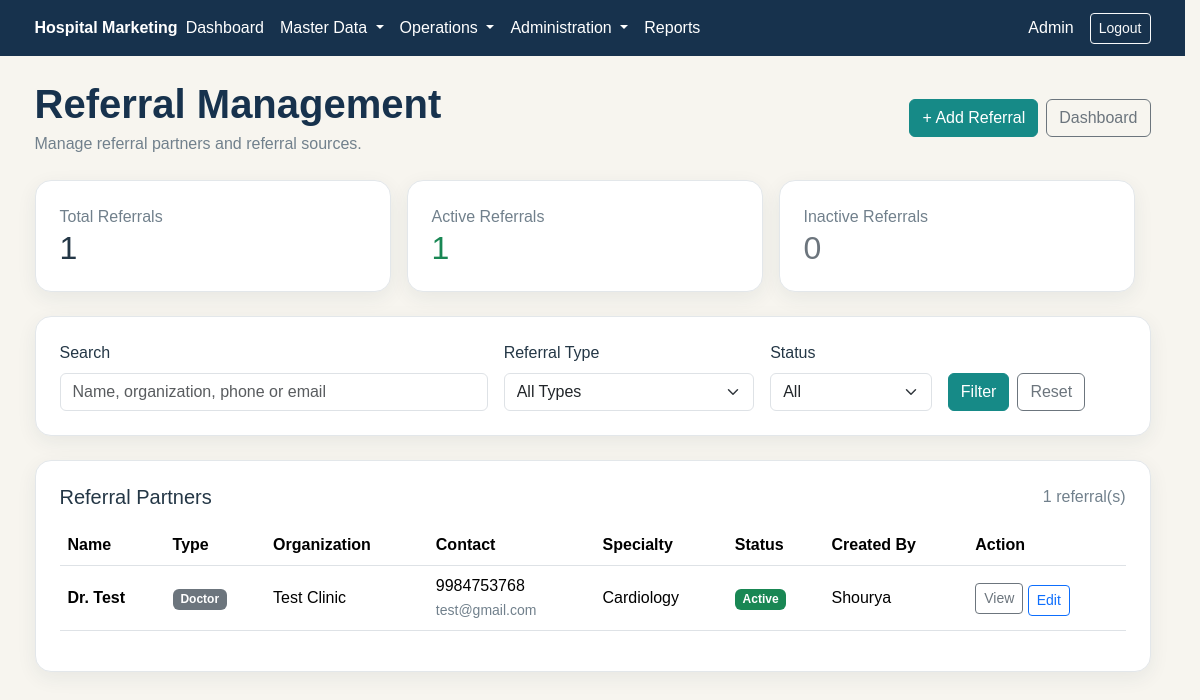
Page /referrals/index.php (signed in) on the committed database.
### tables this page shows
CREATE TABLE `referrals` (
  `id` int(10) UNSIGNED NOT NULL,
  `name` varchar(150) NOT NULL,
  `referral_type` enum('Doctor','Clinic','Hospital','Corporate','Health Professional','Other') NOT NULL DEFAULT 'Other',
  `organization` varchar(150) DEFAULT NULL,
  `phone` varchar(30) DEFAULT NULL,
  `email` varchar(190) DEFAULT NULL,
  `address` text DEFAULT NULL,
  `specialty` varchar(150) DEFAULT NULL,
  `status` enum('Active','Inactive') NOT NULL DEFAULT 'Active',
  `notes` text DEFAULT NULL,
  `created_by` int(10) UNSIGNED NOT NULL,
  `created_at` timestamp NOT NULL DEFAULT current_timestamp(),
  `updated_at` timestamp NOT NULL DEFAULT current_timestamp() ON UPDATE current_timestamp()
);

CREATE TABLE `users` (
  `id` int(10) UNSIGNED NOT NULL,
  `name` varchar(120) NOT NULL,
  `email` varchar(190) NOT NULL,
  `password` varchar(255) NOT NULL,
  `role_id` int(10) UNSIGNED NOT NULL,
  `status` enum('active','inactive') NOT NULL DEFAULT 'active',
  `created_at` timestamp NOT NULL DEFAULT current_timestamp(),
  `updated_at` timestamp NOT NULL DEFAULT current_timestamp() ON UPDATE current_timestamp()
);

### referrals/index.php (the view, shortened to what this page needs)
<?php
require_once __DIR__ . '/../includes/role_check.php';
$search = trim($_GET['search'] ?? '');
$sql = "
    SELECT
        r.id,
        r.name,
        r.referral_type,
        r.organization,
        r.phone,
        r.email,
        r.specialty,
        r.status,
        r.created_at,
        u.name AS created_by_name
    FROM referrals r
    INNER JOIN users u
        ON r.created_by = u.id
    WHERE 1 = 1
";
$params = [];
$sql .= "
    ORDER BY r.created_at DESC
";
$stmt = $pdo->prepare($sql);
$stmt->execute($params);
$referrals = $stmt->fetchAll();
$stmt = $pdo->query("
    SELECT
        COUNT(*) AS total_referrals,
        SUM(status = 'Active') AS active_referrals,
        SUM(status = 'Inactive') AS inactive_referrals
    FROM referrals
");
$summary = $stmt->fetch();
$total_referrals =
    (int) ($summary['total_referrals'] ?? 0);
$active_referrals =
    (int) ($summary['active_referrals'] ?? 0);
$inactive_referrals =
    (int) ($summary['inactive_referrals'] ?? 0);
require_once __DIR__ . '/../includes/header.php';
?>
<div class="container py-4">
    <div class="d-flex justify-content-between align-items-center mb-4">
        <div>
            <h1 class="hm-page-title mb-1">
                Referral Management
            </h1>
            <p class="hm-muted mb-0">
                Manage referral partners and referral sources.
            </p>
        </div>
        <div class="d-flex gap-2">
            <a
                href="<?php echo BASE_URL; ?>/referrals/add.php"
                class="btn btn-hm-primary"
            >
                + Add Referral
            </a>
            <a
                href="<?php echo BASE_URL; ?>/manager/dashboard.php"
                class="btn btn-outline-secondary"
            >
                Dashboard
            </a>
        </div>
    </div>
    <div class="row g-3 mb-4">
        <div class="col-md-4">
            <div class="hm-card p-4 h-100">
                <div class="hm-muted">
                    Total Referrals
                </div>
                <h2 class="mb-0">
                    <?php echo $total_referrals; ?>
                </h2>
            </div>
        </div>
        <div class="col-md-4">
            <div class="hm-card p-4 h-100">
                <div class="hm-muted">
                    Active Referrals
                </div>
                <h2 class="mb-0 text-success">
                    <?php echo $active_referrals; ?>
                </h2>
            </div>
        </div>
        <div class="col-md-4">
            <div class="hm-card p-4 h-100">
                <div class="hm-muted">
                    Inactive Referrals
                </div>
                <h2 class="mb-0 text-secondary">
                    <?php echo $inactive_referrals; ?>
                </h2>
            </div>
        </div>
    </div>
    <div class="hm-card p-4 mb-4">
        <form method="GET">
            <div class="row g-3 align-items-end">
                <div class="col-lg-5">
                    <label
                        for="search"
                        class="form-label"
                    >
                        Search
                    </label>
                    <input
                        type="text"
                        name="search"
                        id="search"
                        class="form-control"
                        placeholder="Name, organization, phone or email"
                        value="<?php echo htmlspecialchars($search); ?>"
                    >
                </div>
                <div class="col-md-3">
                    <label
                        for="referral_type"
                        class="form-label"
                    >
                        Referral Type
                    </label>
                    <select
                        name="referral_type"
                        id="referral_type"
                        class="form-select"
                    >
                        <option value="">
                            All Types
                        </option>
                    </select>
                </div>
                <div class="col-md-2">
                    <label
                        for="status"
                        class="form-label"
                    >
                        Status
                    </label>
                    <select
                        name="status"
                        id="status"
                        class="form-select"
                    >
                        <option value="">
                            All
                        </option>
                    </select>
                </div>
                <div class="col-md-2 d-flex gap-2">
                    <button
                        type="submit"
                        class="btn btn-hm-primary"
                    >
                        Filter
                    </button>
                    <a
                        href="<?php echo BASE_URL; ?>/referrals/"
                        class="btn btn-outline-secondary"
                    >
                        Reset
                    </a>
                </div>
            </div>
        </form>
    </div>
    <div class="hm-card p-4">
        <div class="d-flex justify-content-between align-items-center mb-3">
            <h5 class="mb-0">
                Referral Partners
            </h5>
            <span class="hm-muted">
                <?php echo count($referrals); ?> referral(s)
            </span>
        </div>
        <?php if (empty($referrals)): ?>
            <div class="alert alert-light mb-0">
                No referral partners found.
            </div>
        <?php else: ?>
            <div class="table-responsive">
                <table class="table align-middle">
                    <thead>
                        <tr>
                            <th>
                                Name
                            </th>
                            <th>
                                Type
                            </th>
                            <th>
                                Organization
                            </th>
                            <th>
                                Contact
                            </th>
                            <th>
                                Specialty
                            </th>
                            <th>
                                Status
                            </th>
                            <th>
                                Created By
                            </th>
                            <th>
                                Action
                            </th>
                        </tr>
                    </thead>
                    <tbody>
                        <?php foreach ($referrals as $referral): ?>
                            <tr>
                                <td>
                                    <strong>
                                        <?php
                                        echo htmlspecialchars(
                                            $referral['name']
                                        );
                                        ?>
                                    </strong>
                                </td>
                                <td>
                                    <span class="badge bg-secondary">
                                        <?php
                                        echo htmlspecialchars(
                                            $referral['referral_type']
                                        );
                                        ?>
                                    </span>
                                </td>
                                <td>
                                    <?php
                                    echo htmlspecialchars(
                                        $referral['organization']
                                        ?: '-'
                                    );
                                    ?>
                                </td>
                                <td>
                                    <?php if (!empty($referral['phone'])): ?>
                                        <div>
                                            <?php
                                            echo htmlspecialchars(
                                                $referral['phone']
                                            );
                                            ?>
                                        </div>
                                    <?php endif; ?>
                                    <?php if (!empty($referral['email'])): ?>
                                        <small class="hm-muted">
                                            <?php
                                            echo htmlspecialchars(
                                                $referral['email']
                                            );
                                            ?>
                                        </small>
                                    <?php endif; ?>
                                </td>
                                <td>
                                    <?php
                                    echo htmlspecialchars(
                                        $referral['specialty']
                                        ?: '-'
                                    );
                                    ?>
                                </td>
                                <td>
                                    <?php if (
                                        $referral['status'] === 'Active'
                                    ): ?>
                                        <span class="badge bg-success">
                                            Active
                                        </span>
                                    <?php else: ?>
                                        <span class="badge bg-secondary">
                                            Inactive
                                        </span>
                                    <?php endif; ?>
                                </td>
                                <td>
                                    <?php
                                    echo htmlspecialchars(
                                        $referral['created_by_name']
                                    );
                                    ?>
                                </td>
                                <td>
                                    <a
                                        href="<?php echo BASE_URL; ?>/referrals/view.php?id=<?php echo (int) $referral['id']; ?>"
                                        class="btn btn-sm btn-outline-secondary"
                                    >
                                        View
                                    </a>
                                    <a
                                        href="<?php echo BASE_URL; ?>/referrals/edit.php?id=<?php echo (int) $referral['id']; ?>"
                                        class="btn btn-sm btn-outline-primary mt-1"
                                    >
                                        Edit
                                    </a>
                                </td>
                            </tr>
                        <?php endforeach; ?>
                    </tbody>
                </table>
            </div>
        <?php endif; ?>
    </div>
</div>
<?php
require_once __DIR__ . '/../includes/footer.php';
?>

### assets/css/style.css (style rules this page uses)
:root { --hm-navy: #17324d; --hm-teal: #168a87; --hm-gold: #b89a5a; --hm-ivory: #f7f5ef; --hm-white: #ffffff; --hm-text: #243746; --hm-muted: #71808c; --hm-border: #e3e7ea; }
body { background-color: var(--hm-ivory); color: var(--hm-text); font-family: Arial, sans-serif; margin: 0; overflow-x: hidden; }
.hm-card { background-color: var(--hm-white); border: 1px solid var(--hm-border); border-radius: 16px; box-shadow: 0 6px 20px rgba(23, 50, 77, 0.07); max-width: 100%; min-width: 0; }
.btn-hm-primary { background-color: var(--hm-teal); border-color: var(--hm-teal); color: var(--hm-white); }
.hm-page-title { color: var(--hm-navy); font-weight: 700; }
.hm-muted { color: var(--hm-muted); }
html { scrollbar-gutter: stable; }
.row { max-width: 100%; }
.table-responsive { width: 100%; max-width: 100%; }
.table-responsive table { max-width: 100%; }

### rows in the picture
referrals: name "Dr. Test", referral_type "Doctor", organization "Test Clinic", phone "9984753768", email "test@gmail.com", specialty "Cardiology", status "Active", created_by.name "Shourya"

### other values in the picture
$user['name'] "Admin"
$total_referrals "1"
$active_referrals "1"
$inactive_referrals "0"
count($referrals) "1"
